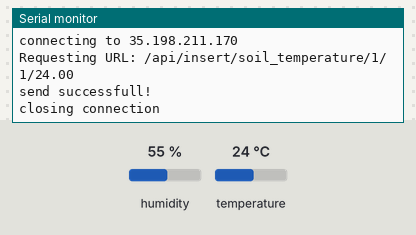
The sketch below on a simulated ESP8266 (NodeMCU). Parts: the last lines printed to the serial monitor. The inputs (shaded band) are chosen by the test bench; at power-on: humidity 55 %, temperature 24 °C. WiFi joins after 1.5 s; servers stay silent unless stated; uploads are accepted with an empty reply.

Above: at 2.7 s.
2.8 s: humidity set to 22 %
10.8 s: temperature set to 12 °C
At 12.39 s:
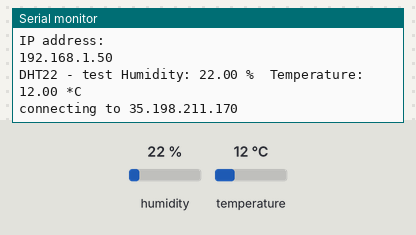
18.8 s: humidity set to 40 %
At 24.7 s:
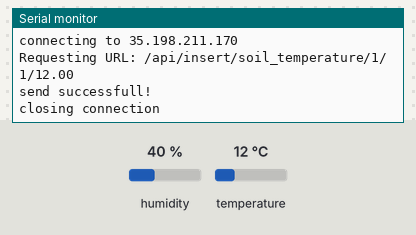

The sketch:

node_test_temp.ino
```cpp
//#include <Wire.h>
//#include <Adafruit_AM2315.h>

//Adafruit_AM2315 am2315;
#include <ESP8266WiFi.h>
#include "DHT.h"
#define DHTPIN 14     // what digital pin the DHT22 is conected to D0
#define DHTTYPE DHT22   // there are multiple kinds of DHT sensors

//setting WiFi Connecting
//const char* ssid = "Smartfarm_Sansara@9";
//const char* password = "kmutnbsansara";

const char* ssid = "xp_atz";
const char* password = "11111111";

DHT dht(DHTPIN, DHTTYPE);

void setup() {
  Serial.begin(9600);
  //  connectWifi("xp_atz","11111111");

  connectWifi(ssid,password );
  //  if (! am2315.begin()) {
  //    Serial.println("Sensor not found, check wiring & pullups!");
  //    while (1);
  //  }

}

int timeSinceLastRead = 0;
void loop() {
  checking_WiFi();
  // Report every 2 seconds.
  // Reading temperature or humidity takes about 250 milliseconds!
    // Sensor readings may also be up to 2 seconds 'old' (its a very slow sensor)
    float h = dht.readHumidity();
    // Read temperature as Celsius (the default)
    float t = dht.readTemperature();
    //DHT22 - test
    Serial.print("DHT22 - test ");
    Serial.print("Humidity: ");
    Serial.print(h);
    Serial.print(" %\t");
    Serial.print("Temperature: ");
    Serial.print(t);
    Serial.println(" *C ");
    //send moisture
    String url = "/api/insert/soil_moisture/1/1/";
    url += h;

    send_data("35.198.211.170", url);
    //send temp
    url = "/api/insert/soil_temperature/1/1/";
    url += t;

    send_data("35.198.211.170", url);
    //am2315 - test
    //    Serial.print("AM2315 - test ");
    //    Serial.print("Humidity: ");
    //    Serial.print(am2315.readHumidity());
    //    Serial.print(" %\t");
    //    Serial.print("Temperature: ");
    //    Serial.print(am2315.readTemperature());
    //    Serial.println(" *C ");
  delay(10000);
}
void connectWifi(const char* ssid, const char* password) {
  Serial.print("Connecting to "); //แสดงข้อความ  “Connecting to”
  Serial.println(ssid);       //แสดงข้อความ ชื่อ SSID
  WiFi.begin(ssid, password); // เชื่อมต่อไปยัง AP

  while (WiFi.status() != WL_CONNECTED)   //รอจนกว่าจะเชื่อมต่อสำเร็จ
  {

    delay(500);
    Serial.print(".");
  }
  Serial.println("WiFi connect");   //แสดงข้อความเชื่อมต่อสำเร็จ
  Serial.println("IP address: ");
  Serial.println(WiFi.localIP());   //แสดงหมายเลข IP ของ ESP8266(DHCP)
}
void checking_WiFi() {
  if (WiFi.status() != WL_CONNECTED)   //รอจนกว่าจะเชื่อมต่อสำเร็จ
  {
    Serial.print("reconnect to "); //แสดงข้อความ  “Connecting to”
    Serial.println(ssid);       //แสดงข้อความ ชื่อ SSID
    WiFi.begin(ssid, password); // เชื่อมต่อไปยัง AP
    while (WiFi.status() != WL_CONNECTED)   //รอจนกว่าจะเชื่อมต่อสำเร็จ
    {
      delay(500);
      Serial.print(".");
    }
  }
  Serial.println("WiFi currenly connected");   //แสดงข้อความเชื่อมต่อสำเร็จ
  Serial.println("IP address: ");
  Serial.println(WiFi.localIP());   //แสดงหมายเลข IP ของ ESP8266(DHCP)
}
void send_data(const char* host, String url) {
  Serial.print("connecting to ");
  Serial.println(host);
  // Use WiFiClient class to create TCP connections
  WiFiClient client;
  const int httpPort = 80;
  if (!client.connect(host, httpPort)) {
    Serial.println("connection failed");
    return;
  }
  // We now create a URI for the request
  //  String url = "/insert/brightness/";
  //    url += data;

  Serial.print("Requesting URL: ");
  Serial.println(url);

  // This will send the request to the server
  client.print(String("GET ") + url + " HTTP/1.1\r\n" +
               "Host: " + host + "\r\n" +
               "Connection: close\r\n\r\n");
  delay(10);
  int timeout = millis() + 5000;
  while (client.available() == 0) {
    if (timeout - millis() < 0) {
      Serial.println(">>> Client Timeout !");
      client.stop();
      return;
    }
  }
  while (client.available()) {
    String line = client.readStringUntil('\r');
    //    Serial.println(line);
    if (line.startsWith("HTTP/1.1 200 OK")) {
      Serial.println("send successfull!");

      break;
    }
  }
  Serial.println();
  Serial.println("closing connection");
}
```

Measured:
- after the input at 10.8 s, the serial monitor: prints a new line after 1.4 s (image 1)
- after the input at 18.8 s, the serial monitor: prints a new line after 4.0 s (image 2)
